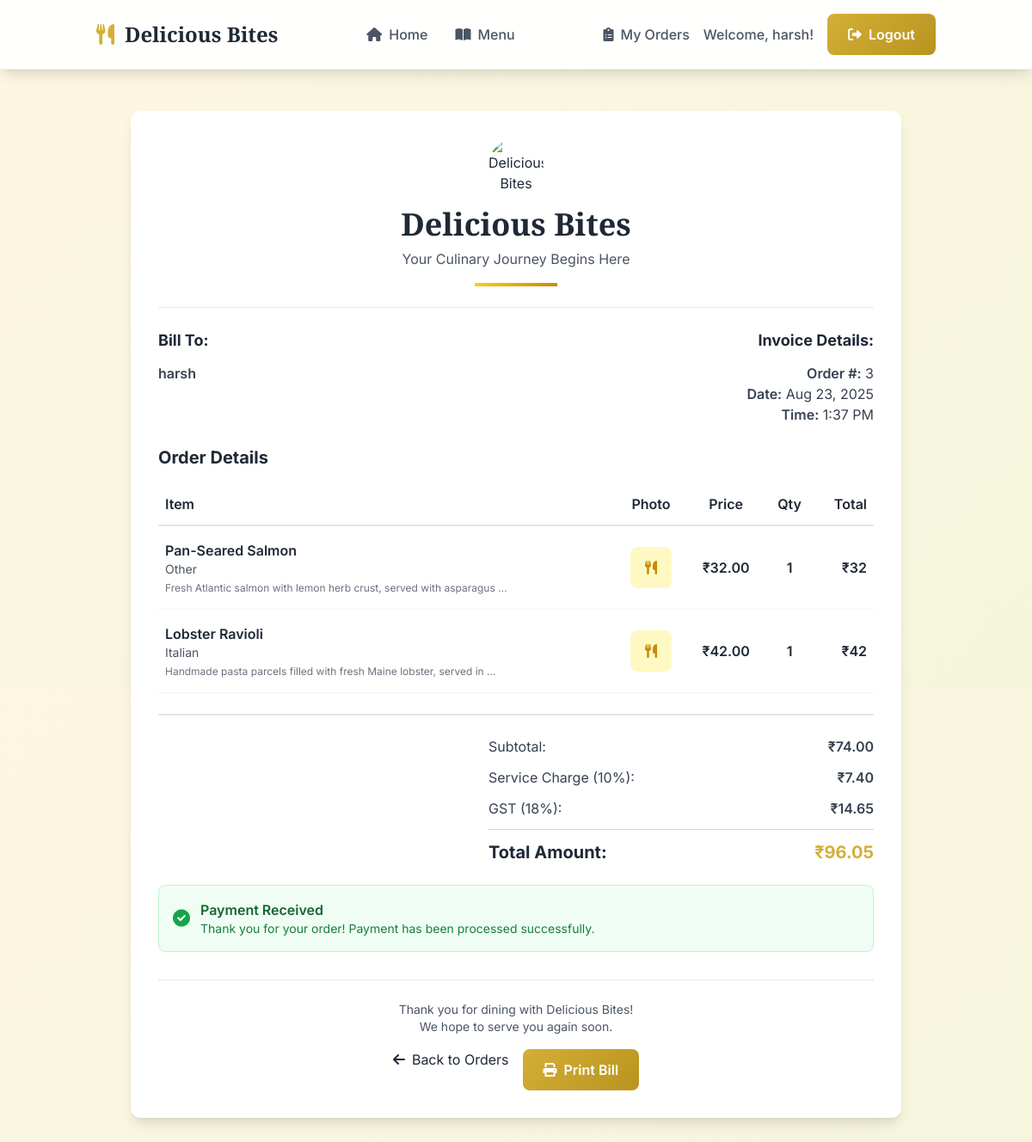
Page /order/bill/3/ (signed in) on the committed database.
### restaurant/models.py (models this page shows, shortened)
class Order(models.Model):
    user = models.ForeignKey(User, on_delete=models.CASCADE)
    created_at = models.DateTimeField(auto_now_add=True)
    items = models.ManyToManyField(MenuItem, through='OrderItem')

class OrderItem(models.Model):
    order = models.ForeignKey(Order, on_delete=models.CASCADE)
    menu_item = models.ForeignKey(MenuItem, on_delete=models.CASCADE)
    quantity = models.PositiveIntegerField(default=1)

class MenuItem(models.Model):
    CATEGORY_CHOICES = [
        ('Indian', 'Indian'),
        ('Chinese', 'Chinese'),
        ('Italian', 'Italian'),
        ('Mexican', 'Mexican'),
        ('Other', 'Other'),
    ]
    name = models.CharField(max_length=100)
    description = models.TextField()
    price = models.DecimalField(max_digits=8, decimal_places=2)
    photo = models.ImageField(upload_to='menu_photos/', blank=True, null=True)
    category = models.CharField(max_length=50, choices=CATEGORY_CHOICES, default='Indian')

### restaurant/views.py (the view)
# urls.py: path('order/bill/<int:order_id>/', views.order_bill, name='order_bill'),
@login_required
def order_bill(request, order_id):
    order = get_object_or_404(Order, id=order_id, user=request.user)
    order_items = order.orderitem_set.all()
    subtotal = sum(item.menu_item.price * item.quantity for item in order_items)
    tax_rate = Decimal('0.18')  # 18% GST
    service_charge_rate = Decimal('0.10')  # 10% service charge
    service_charge = (subtotal * service_charge_rate).quantize(Decimal('0.01'))
    tax_amount = ((subtotal + service_charge) * tax_rate).quantize(Decimal('0.01'))
    total_amount = (subtotal + service_charge + tax_amount).quantize(Decimal('0.01'))
    context = {
        'order': order,
        'order_items': order_items,
        'subtotal': subtotal.quantize(Decimal('0.01')),
        'service_charge': service_charge,
        'tax_amount': tax_amount,
        'total_amount': total_amount,
        'tax_rate': float(tax_rate * 100),
        'service_charge_rate': float(service_charge_rate * 100),
    }
    return render(request, 'restaurant/order_bill.html', context)

### restaurant/templates/restaurant/order_bill.html (shortened to what this page needs)
{% extends 'restaurant/base.html' %}
{% block content %}
<div class="max-w-4xl mx-auto">
    <div class="bg-white rounded-xl shadow-lg p-8 mb-6">
        <div class="text-center border-b pb-6 mb-6">
            <div class="flex items-center justify-center mb-4">
                <img src="https://images.unsplash.com/photo-1414235077428-338989a2e8c0?ixlib=rb-4.0.3&ixid=M3wxMjA3fDB8MHxwaG90by1wYWdlfHx8fGVufDB8fHx8fA%3D%3D&auto=format&fit=crop&w=100&q=80"
                     alt="Delicious Bites" class="w-16 h-16 rounded-full object-cover">
            </div>
            <h1 class="font-display text-4xl font-bold text-gray-800 mb-2">Delicious Bites</h1>
            <p class="text-gray-600">Your Culinary Journey Begins Here</p>
            <div class="w-24 h-1 bg-gradient-to-r from-yellow-400 to-yellow-600 mx-auto mt-4"></div>
        </div>
        <div class="grid md:grid-cols-2 gap-6 mb-6">
            <div>
                <h2 class="font-bold text-lg text-gray-800 mb-3">Bill To:</h2>
                <div class="text-gray-700">
                    <div class="font-semibold">{{ order.user.get_full_name|default:order.user.username }}</div>
                </div>
            </div>
            <div class="text-right">
                <h2 class="font-bold text-lg text-gray-800 mb-3">Invoice Details:</h2>
                <div class="text-gray-700">
                    <div><span class="font-semibold">Order #:</span> {{ order.id }}</div>
                    <div><span class="font-semibold">Date:</span> {{ order.created_at|date:"M d, Y" }}</div>
                    <div><span class="font-semibold">Time:</span> {{ order.created_at|date:"g:i A" }}</div>
                </div>
            </div>
        </div>
        <div class="mb-6">
            <h2 class="font-bold text-xl text-gray-800 mb-4">Order Details</h2>
            <div class="overflow-x-auto">
                <table class="w-full">
                    <thead>
                        <tr class="border-b-2 border-gray-200">
                            <th class="text-left py-3 px-2 font-semibold text-gray-800">Item</th>
                            <th class="text-center py-3 px-2 font-semibold text-gray-800">Photo</th>
                            <th class="text-center py-3 px-2 font-semibold text-gray-800">Price</th>
                            <th class="text-center py-3 px-2 font-semibold text-gray-800">Qty</th>
                            <th class="text-right py-3 px-2 font-semibold text-gray-800">Total</th>
                        </tr>
                    </thead>
                    <tbody>
                        {% for item in order.orderitem_set.all %}
                        <tr class="border-b border-gray-100 hover:bg-gray-50">
                            <td class="py-4 px-2">
                                <div>
                                    <div class="font-semibold text-gray-800">{{ item.menu_item.name }}</div>
                                    <div class="text-sm text-gray-600">{{ item.menu_item.category }}</div>
                                    {% if item.menu_item.description %}
                                        <div class="text-xs text-gray-500 mt-1">{{ item.menu_item.description|truncatewords:10 }}</div>
                                    {% endif %}
                                </div>
                            </td>
                            <td class="py-4 px-2 text-center">
                                <div class="w-12 h-12 mx-auto rounded-lg overflow-hidden bg-yellow-100 flex items-center justify-center">
                                    {% if item.menu_item.photo %}
                                        <img src="{{ item.menu_item.photo.url }}" alt="{{ item.menu_item.name }}" class="w-full h-full object-cover">
                                    {% else %}
                                        <i class="fas fa-utensils text-yellow-600"></i>
                                    {% endif %}
                                </div>
                            </td>
                            <td class="py-4 px-2 text-center font-semibold">₹{{ item.menu_item.price }}</td>
                            <td class="py-4 px-2 text-center font-semibold">{{ item.quantity }}</td>
                            <td class="py-4 px-2 text-right font-semibold">₹{% widthratio item.menu_item.price 1 item.quantity %}</td>
                        </tr>
                        {% endfor %}
                    </tbody>
                </table>
            </div>
        </div>
        <div class="border-t-2 border-gray-200 pt-6">
            <div class="max-w-md ml-auto">
                <div class="space-y-3">
                    <div class="flex justify-between text-gray-700">
                        <span>Subtotal:</span>
                        <span class="font-semibold">₹{{ subtotal }}</span>
                    </div>
                    <div class="flex justify-between text-gray-700">
                        <span>Service Charge (10%):</span>
                        <span class="font-semibold">₹{{ service_charge }}</span>
                    </div>
                    <div class="flex justify-between text-gray-700">
                        <span>GST (18%):</span>
                        <span class="font-semibold">₹{{ tax_amount }}</span>
                    </div>
                    <div class="border-t border-gray-300 pt-3">
                        <div class="flex justify-between text-xl font-bold text-gray-800">
                            <span>Total Amount:</span>
                            <span class="accent-color">₹{{ total_amount }}</span>
                        </div>
                    </div>
                </div>
            </div>
        </div>
        <div class="mt-6 p-4 bg-green-50 border border-green-200 rounded-lg">
            <div class="flex items-center">
                <i class="fas fa-check-circle text-green-600 text-xl mr-3"></i>
                <div>
                    <div class="font-semibold text-green-800">Payment Received</div>
                    <div class="text-sm text-green-700">Thank you for your order! Payment has been processed successfully.</div>
                </div>
            </div>
        </div>
        <div class="mt-8 pt-6 border-t border-gray-200 text-center">
            <div class="text-gray-600 text-sm mb-4">
                <p>Thank you for dining with Delicious Bites!</p>
                <p>We hope to serve you again soon.</p>
            </div>
            <div class="flex justify-center space-x-4">
                <a href="{% url 'cart' %}" class="btn-secondary">
                    <i class="fas fa-arrow-left mr-2"></i>Back to Orders
                </a>
                <button onclick="window.print()" class="btn-primary">
                    <i class="fas fa-print mr-2"></i>Print Bill
                </button>
            </div>
        </div>
    </div>
</div>
{% endblock %}

### restaurant/templates/restaurant/base.html (shortened to what this page needs)
<!DOCTYPE html>
<html lang="en" class="scroll-smooth">
<head>
    <script src="https://cdn.tailwindcss.com"></script>
    <link rel="stylesheet" href="https://cdnjs.cloudflare.com/ajax/libs/font-awesome/6.0.0/css/all.min.css">
</head>
<body class="text-gray-800">
    <header class="navbar-glass sticky top-0 z-50 shadow-lg">
        <nav class="container mx-auto px-6 py-4">
            <div class="flex justify-between items-center">
                <a href="{% url 'home' %}" class="flex items-center space-x-3">
                    <i class="fas fa-utensils text-2xl accent-color"></i>
                    <span class="text-2xl font-display font-bold text-gray-800">Delicious Bites</span>
                </a>
                <div class="hidden md:flex space-x-8">
                    <a href="{% url 'home' %}" class="text-gray-600 hover:accent-color transition-colors duration-300 font-medium">
                        <i class="fas fa-home mr-2"></i>Home
                    </a>
                    <a href="{% url 'menu' %}" class="text-gray-600 hover:accent-color transition-colors duration-300 font-medium">
                        <i class="fas fa-book-open mr-2"></i>Menu
                    </a>
                </div>
                <div class="flex items-center space-x-4">
                    {% if user.is_authenticated %}
                        <a href="{% url 'cart' %}" class="text-gray-600 hover:accent-color transition-colors duration-300 font-medium flex items-center">
                            <i class="fas fa-clipboard-list mr-2"></i>My Orders
                        </a>
                        <span class="text-gray-600 font-medium">Welcome, {{ user.first_name|default:user.username }}!</span>
                        <a href="{% url 'logout' %}" class="btn-primary">
                            <i class="fas fa-sign-out-alt mr-2"></i>Logout
                        </a>
                    {% else %}
                        <a href="{% url 'register' %}" class="text-gray-600 hover:accent-color transition-colors duration-300 font-medium">Register</a>
                        <a href="{% url 'login' %}" class="btn-primary">
                            <i class="fas fa-sign-in-alt mr-2"></i>Login
                        </a>
                    {% endif %}
                </div>
            </div>
        </nav>
    </header>
    <main class="container mx-auto px-6 py-12 min-h-screen">
        {% block content %}{% endblock %}
    </main>
</body>
</html>

### restaurant/templates/restaurant/base.html (style rules this page uses)
:root { --primary-gold: #D4AF37; --dark-gold: #B8941F; --cream: #FDF6E3; --dark-brown: #2D1B00; --light-brown: #8B4513; }
body { font-family: 'Inter', sans-serif; background: linear-gradient(135deg, #FDF6E3 0%, #F5F5DC 100%); min-height: 100vh; }
.font-display { font-family: 'Playfair Display', serif; }
.accent-color { color: var(--primary-gold); }
.btn-primary { background: linear-gradient(135deg, var(--primary-gold) 0%, var(--dark-gold) 100%); color: white; font-weight: 600; padding: 12px 24px; border-radius: 8px; transition: all 0.3s ease; border: none; cursor: pointer; text-decoration: none; display: inline-block; }
.navbar-glass { background: rgba(255, 255, 255, 0.95); backdrop-filter: blur(10px); border-bottom: 1px solid rgba(212, 175, 55, 0.2); }

### rows in the picture
Order: user.get_full_name "harsh", id "3", created_at "Aug 23, 2025", created_at "1:37 PM"
OrderItem: menu_item.name "Pan-Seared Salmon", menu_item.category "Other", menu_item.description "Fresh Atlantic salmon with lemon herb crust, served with asparagus …", menu_item.price "32.00", quantity "1", menu_item+quantity "32"
OrderItem: menu_item.name "Lobster Ravioli", menu_item.category "Italian", menu_item.description "Handmade pasta parcels filled with fresh Maine lobster, served in …", menu_item.price "42.00", quantity "1", menu_item+quantity "42"

### other values in the picture
{{ user.first_name|default:user.username }} "harsh"
{{ subtotal }} "74.00"
{{ service_charge }} "7.40"
{{ tax_amount }} "14.65"
{{ total_amount }} "96.05"
